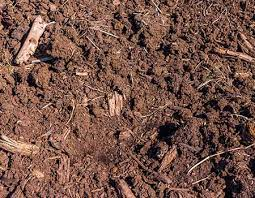
#> input picture data/soil_images/train/Peat Soil/1.jpg, 255 x 198 px
$ python -i predict_pipeline.py   (imports and definitions only)
#> lines starting #> are read from the running program, lines starting #| are printed output that depends on the picture
### soil-type-classification/src/exception.py
import sys

def error_message_detail(error,error_detail:sys):
    _,_,exc_tb = error_detail.exc_info()

    file_name = exc_tb.tb_frame.f_code.co_filename

    error_message = "Error occured in python script name [{0}] line number [{1}] error message[{2}]".format(
    file_name,exc_tb.tb_lineno,str(error))

    return error_message

class CustomException(Exception):
    def __init__(self,error_message,error_detail:sys):
        super().__init__(error_message)
        self.error_message = error_message_detail(error_message,error_detail=error_detail)

    def __str__(self):
        return self.error_message


### soil-type-classification/src/utils.py
import os
import sys
import pandas as pd
import numpy as np
from src.exception import CustomException
import dill
from sklearn.metrics import r2_score,accuracy_score
from sklearn.model_selection import GridSearchCV
from src.logger import logging

# [50 lines left out: functions save_object, evaluate_model, not called in this run]


def load_object(file_path):
    try:
        with open(file_path,'rb') as file_obj:
            return dill.load(file_obj)

    except Exception as e:
        raise CustomException(e,sys)

### soil-type-classification/src/pipeline/predict_pipeline.py
import os
import sys
import cv2
import numpy as np
from src.logger import logging
from src.exception import CustomException
from src.utils import load_object
from sklearn.preprocessing import LabelEncoder


class PredictPipeline:
    def __init__(self):
        self.model_path = os.path.join('artifacts', 'model.pkl')
        self.label_encoder_path = os.path.join('artifacts', 'label_encoder.pkl')
        self.image_size = (128, 128)

        # Load model and label encoder
        self.model = load_object(self.model_path)
        self.label_encoder: LabelEncoder = load_object(self.label_encoder_path)

    def extract_color_histogram(self, image, bins=(16, 16, 16)):
        try:
            hsv = cv2.cvtColor(image, cv2.COLOR_BGR2HSV)
            hist = cv2.calcHist([hsv], [0, 1, 2], None, bins, [0, 180, 0, 256, 0, 256])
            cv2.normalize(hist, hist)
            return hist.flatten()
        except Exception as e:
            raise CustomException(e, sys)

    def predict(self, image_path: str):
        try:
            # Load and preprocess image
            image = cv2.imread(image_path)
            if image is None:
                raise ValueError(f"Image not found or corrupted: {image_path}")

            image = cv2.resize(image, self.image_size)
            features = self.extract_color_histogram(image)
            features = np.array([features])  # Shape (1, n_features)

            # Predict
            prediction = self.model.predict(features)
            predicted_label = self.label_encoder.inverse_transform(prediction)

            return predicted_label[0]

        except Exception as e:
            raise CustomException(e, sys)

>>> import cv2
>>> picture = cv2.imread('../../../data/soil_images/train/Peat Soil/1.jpg', cv2.IMREAD_GRAYSCALE)
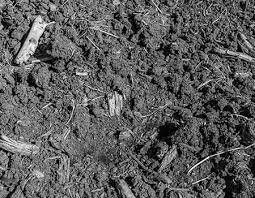
#> picture: shape (198, 255); min 0, max 255, mean 92.8
>>> result = PredictPipeline().extract_color_histogram(picture)
#> (the run stopped early here; a loop or call above may not have finished)

$ run again, on data/soil_images/train/Peat Soil/10.jpg
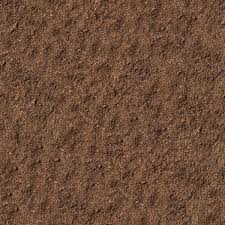
#> input picture data/soil_images/train/Peat Soil/10.jpg, 225 x 225 px
#> `picture = cv2.imread('../../../data/soil_images/train/Peat Soil/1.jpg'..`:
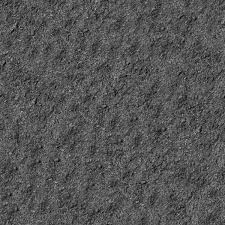
#> picture: shape (225, 225); min 0, max 187, mean 85.1

$ run again, on data/soil_images/train/Peat Soil/11.jpg
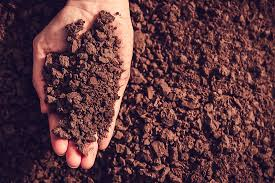
#> input picture data/soil_images/train/Peat Soil/11.jpg, 275 x 183 px
#> `picture = cv2.imread('../../../data/soil_images/train/Peat Soil/1.jpg'..`:
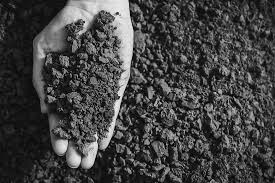
#> picture: shape (183, 275); min 0, max 248, mean 66.9

$ run again, on data/soil_images/train/Peat Soil/12.jpg
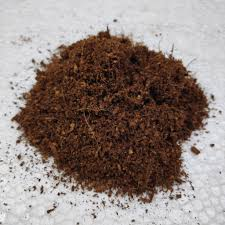
#> input picture data/soil_images/train/Peat Soil/12.jpg, 225 x 225 px
#> `picture = cv2.imread('../../../data/soil_images/train/Peat Soil/1.jpg'..`:
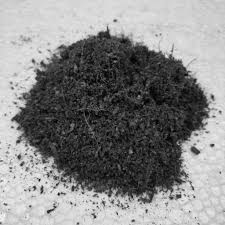
#> picture: shape (225, 225); min 0, max 255, mean 135.2
